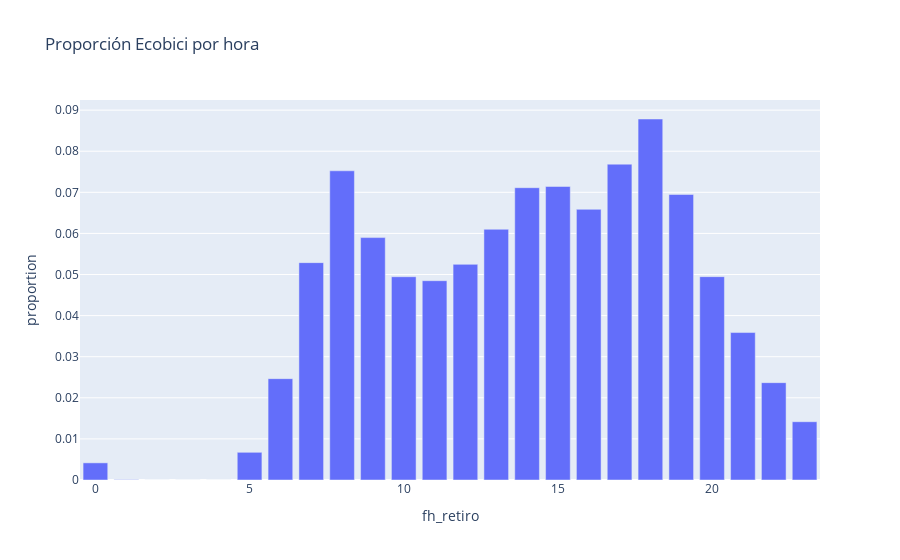

Notebook code cell kept with this figure:
### Code cell
import plotly.express as px

# Crear la gráfica de barras interactiva
fig = px.bar(df_horas_muestra.reset_index(), x='fh_retiro', y='proportion', title="Proporción Ecobici por hora")

# Agregar etiquetas a las barras
#fig.update_traces(text=df_horas_muestra.reset_index()['proportion'].apply( lambda x: round(x,2) ) )

fig.show()

### Figure 1 — Plotly figure (JSON) as saved in the notebook; plotly's stock layout.template omitted (floating-point values rounded to 4 significant figures)
{"data": [{"hovertemplate": "fh_retiro=%{x}<br>proportion=%{y}<extra></extra>", "legendgroup": "", "marker": {"color": "#636efa", "pattern": {"shape": ""}}, "name": "", "orientation": "v", "showlegend": false, "textposition": "auto", "type": "bar", "x": [0, 1, 2, 3, 4, 5, 6, 7, 8, 9, 10, 11, 12, 13, 14, 15, 16, 17, 18, 19, 20, 21, 22, 23], "xaxis": "x", "y": [0.004172, 8.055e-05, 0.0, 0.0, 2.95e-07, 0.006741, 0.02466, 0.05289, 0.07524, 0.05898, 0.04946, 0.04849, 0.05247, 0.061, 0.07112, 0.07142, 0.06586, 0.07685, 0.08784, 0.06948, 0.04948, 0.03588, 0.02369, 0.01418], "yaxis": "y"}], "layout": {"barmode": "relative", "legend": {"tracegroupgap": 0}, "title": {"text": "Proporción Ecobici por hora"}, "xaxis": {"anchor": "y", "domain": [0, 1], "title": {"text": "fh_retiro"}}, "yaxis": {"anchor": "x", "domain": [0, 1], "title": {"text": "proportion"}}}}
